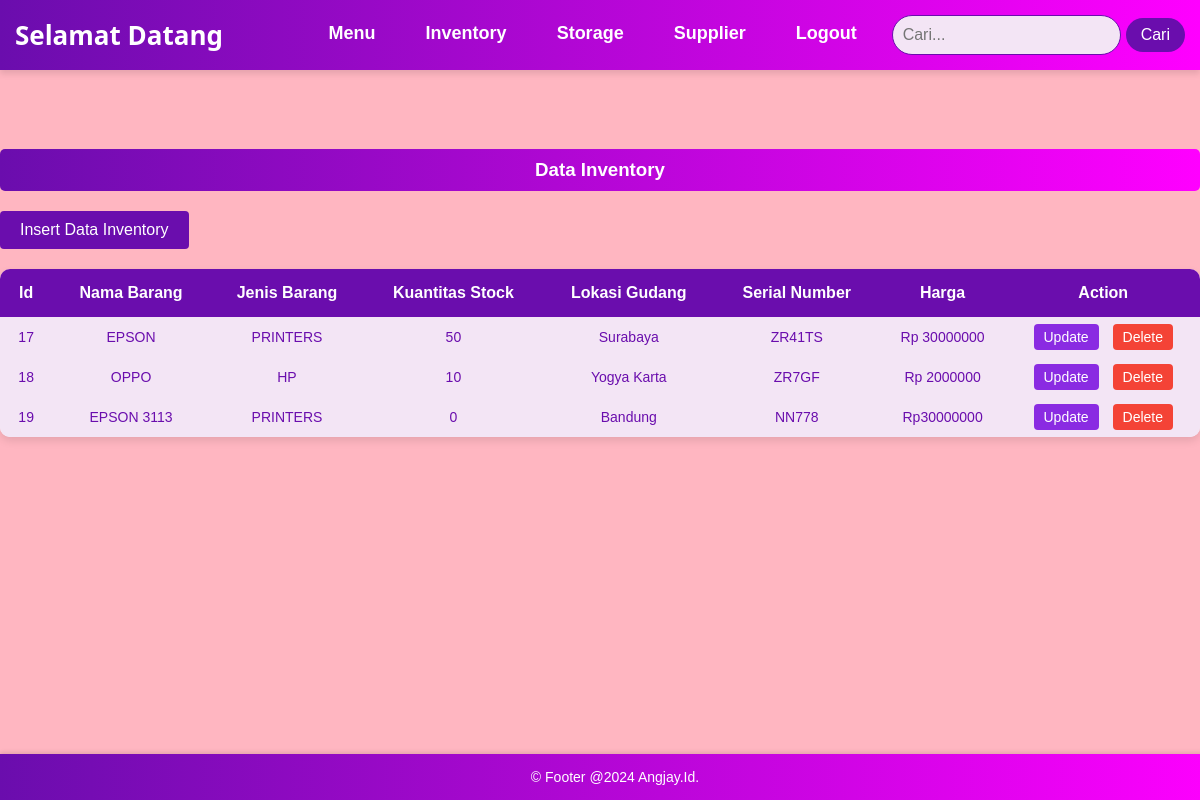
The page /inventory.php on the database its author committed.
### tables this page shows
CREATE TABLE `inventory` (
  `Id` int(15) NOT NULL,
  `Nama_barang` varchar(30) NOT NULL,
  `Jenis_barang` varchar(30) NOT NULL,
  `Kuantitas_stock` int(30) NOT NULL,
  `Lokasi_gudang` varchar(30) NOT NULL,
  `Serial_number` varchar(30) NOT NULL,
  `harga` varchar(30) NOT NULL
);

### inventory.php (the view, shortened to what this page needs)
<?php
include 'navbar.php';
$query ="SELECT * FROM inventory";
$result = mysqli_query($con, $query);
?>
<div class="container">
    <header><h3>Data Inventory</h3></header>
    <a href="inventory_insert.php">
        <button type="button" class="insert-button">Insert Data Inventory</button>
    </a>
    <table border="1">
     <tr>
        <th>Id</th>
        <th>Nama Barang</th>
        <th>Jenis Barang</th>
        <th>Kuantitas Stock</th>
        <th>Lokasi Gudang</th>
        <th>Serial Number</th>
        <th>Harga</th>
        <th>Action</th>
     </tr>
    <?php
       while ($row = mysqli_fetch_assoc($result)) {?>
       <tr>
       <td><?php echo $row['Id'];?></td>
       <td><?php echo $row['Nama_barang'];?></td>
       <td><?php echo $row['Jenis_barang'];?></td>
       <td><?php echo $row['Kuantitas_stock'];?></td>
       <td><?php echo $row['Lokasi_gudang'];?></td>
       <td><?php echo $row['Serial_number'];?></td>
       <td><?php echo $row['harga'];?></td>
       <td>
        <a href="inventory_update.php?id=<?php echo $row['Id']; ?>" class="action-button update-button">Update</a>
        <a href="inventory_delete.php?id=<?php echo $row['Id']; ?>" class="action-button delete-button" onclick="return confirm('Apakah Anda yakin ingin menghapus data ini?');">Delete</a>
     </td>
       </tr>
       <?php } ?>
    </table>
</div>

### navbar.php (shortened to what this page needs)
<!DOCTYPE html>
<html lang="en">
<head>
</head>
<body>
    <div class="navbar">
        <h1>Selamat Datang</h1>
        <br><br>
        <nav>
            <a href="dashboard.php">Menu</a>
            <a href="inventory.php">Inventory</a>
            <a href="storage_unit.php">Storage</a>
            <a href="vendor_supplier.php">Supplier</a>
            <a href="logout.php">Logout</a>
            <form class="search-form" action="searching.php" method="GET">
            <input type="text" name="query" placeholder="Cari..." required>
            <button type="submit">Cari</button>
           </form>
        </nav>
    </div>
    <div class="konten">
    </div>
    <div class="footer">
        <p>&copy; Footer @2024 Angjay.Id.</p>
    </div>
</body>
</html>

### navbar.php (style rules this page uses)
body { background-color: lightpink; font-family: Arial, sans-serif; margin: 0; padding: 0; color: white; }
.navbar { background: linear-gradient(to right, #6a0dad, #ff00ff); padding: 15px; margin-bottom: 20px; box-shadow: 0 4px 6px rgba(0, 0, 0, 0.1); z-index: 1; display: flex; justify-content: space-between; align-items: center; }
.navbar h1 { font-size: 26px; color: #fff; margin: 0; font-family: 'Segoe UI', Tahoma, Geneva, Verdana, sans-serif; }
.navbar nav { display: flex; gap: 20px; }
.navbar a { color: #ffffff; font-size: 18px; text-decoration: none; font-weight: bold; transition: all 0.3s ease; padding: 8px 15px; border-radius: 20px; }
.search-form { display: flex; align-items: center; gap: 5px; }
.search-form input[type="text"] { padding: 10px; font-size: 16px; border-radius: 20px; border: 1px solid #6a0dad; outline: none; color: #6a0dad; background-color: #f3e5f5; }
.search-form button { padding: 8px 15px; font-size: 16px; color: white; background-color: #6a0dad; border: none; border-radius: 20px; cursor: pointer; transition: background-color 0.3s ease; }
.konten { margin-left: 240px; padding: 20px; z-index: 1; }
table { width: 100%; border-collapse: collapse; margin-top: 20px; background-color: #f8f0fa; box-shadow: 0 4px 8px rgba(0, 0, 0, 0.1); border-radius: 10px; overflow: hidden; }
table, th, td { border: none; }
th { background-color: #6a0dad; color: white; font-weight: bold; text-align: center; padding: 15px; font-size: 16px; }
td { background-color: #f3e5f5; text-align: center; padding: 12px; color: #6a0dad; font-size: 14px; transition: background-color 0.3s ease; }
h3 { background: linear-gradient(to right, #6a0dad, #ff00ff); color: white; padding: 10px; border-radius: 5px; margin-bottom: 20px; text-align: center; }
.footer { background: linear-gradient(to right, #6a0dad, #ff00ff); color: white; text-align: center; padding: 15px; position: fixed; bottom: 0; width: 100%; box-shadow: 0 -2px 4px rgba(0, 0, 0, 0.1); }
.footer p { margin: 0; font-size: 14px; }

### inventory.php (style rules this page uses)
.insert-button { background-color: #6a0dad; color: white; padding: 10px 20px; border: none; border-radius: 4px; cursor: pointer; font-size: 16px; }
.action-button { padding: 5px 10px; border: none; border-radius: 4px; cursor: pointer; font-size: 14px; text-decoration: none; color: white; }
.update-button { background-color: #8a2be2; margin-right: 10px; }
.delete-button { background-color: #f44336; color: white; }

### rows shown on the page
inventory: Id "17", Nama_barang "EPSON", Jenis_barang "PRINTERS", Kuantitas_stock "50", Lokasi_gudang "Surabaya", Serial_number "ZR41TS", harga "Rp 30000000"
inventory: Id "18", Nama_barang "OPPO", Jenis_barang "HP", Kuantitas_stock "10", Lokasi_gudang "Yogya Karta", Serial_number "ZR7GF", harga "Rp 2000000"
inventory: Id "19", Nama_barang "EPSON 3113", Jenis_barang "PRINTERS", Kuantitas_stock "0", Lokasi_gudang "Bandung", Serial_number "NN778", harga "Rp30000000"
